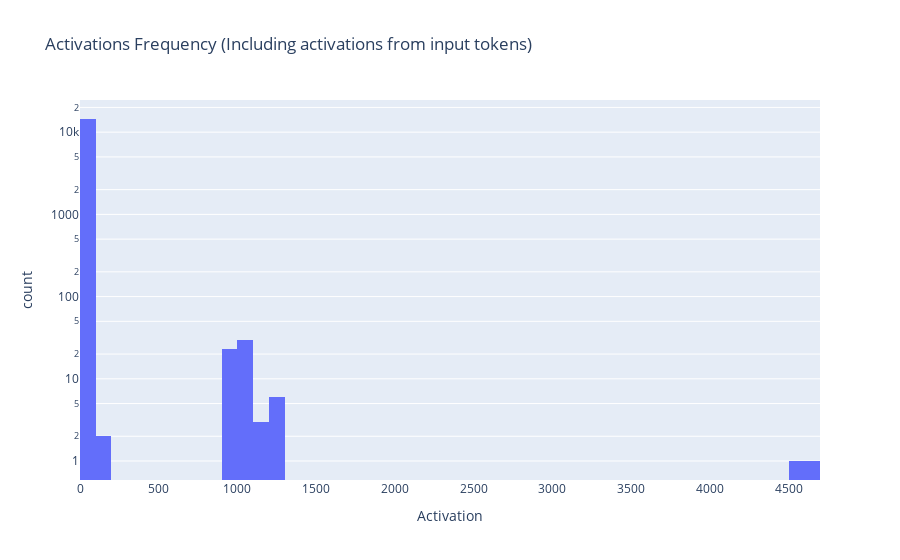

The cell this chart's notebook holds for it:
### Code cell
plot_acts_histogram(all_acts_encoder_out, title='Activations Frequency (Including activations from input tokens)')

### Figure 1 — Plotly figure (JSON) as saved in the notebook; plotly's stock layout.template omitted (floating-point values rounded to 4 significant figures; data arrays with more than 128 entries replaced by an {"elided": "..."} marker saying what was removed)
{"data": [{"bingroup": "x", "hovertemplate": "Activation=%{x}<br>count=%{y}<extra></extra>", "legendgroup": "", "marker": {"color": "#636efa", "pattern": {"shape": ""}}, "name": "", "nbinsx": 50, "orientation": "v", "showlegend": false, "type": "histogram", "x": {"elided": "14528 float values"}, "xaxis": "x", "yaxis": "y"}], "layout": {"barmode": "relative", "legend": {"tracegroupgap": 0}, "title": {"text": "Activations Frequency (Including activations from input tokens)"}, "xaxis": {"anchor": "y", "domain": [0, 1], "title": {"text": "Activation"}}, "yaxis": {"anchor": "x", "domain": [0, 1], "title": {"text": "count"}, "type": "log"}}}
